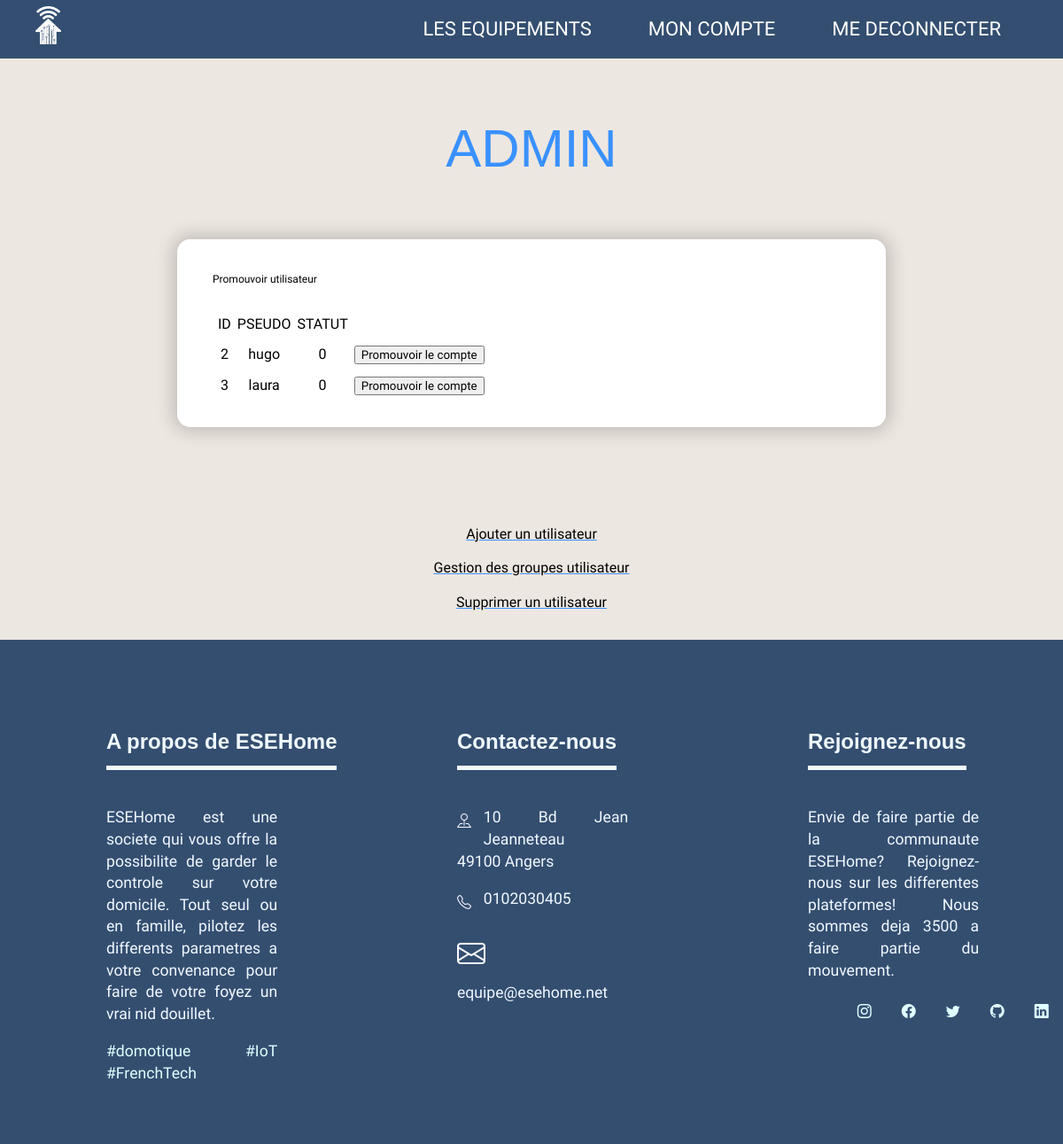
Screenshot of /DEV_PHP_WEB/promouvoirutilisateur.php (signed in) with the database file from the repository.
### tables this page shows
CREATE TABLE IF NOT EXISTS `users` (
    `id` int(11) NOT NULL AUTO_INCREMENT,
    `pseudo` varchar(255) NOT NULL,
    `password` varchar(255) NOT NULL,
    `creation_date` timestamp NOT NULL DEFAULT CURRENT_TIMESTAMP,
    `admin` bit NOT NULL DEFAULT 0,

    PRIMARY KEY (id)
);

### DEV_PHP_WEB/promouvoirutilisateur.php (the view, shortened to what this page needs)
<?php
	require 'inc/header.php';
	require 'inc/db.php';
	$sqlQueryAffiche = 'SELECT id, pseudo, admin FROM users WHERE admin = 0 ORDER BY pseudo';
	$recipesStatementAffiche = $pdo->prepare($sqlQueryAffiche);
	$recipesStatementAffiche->execute();
	$users = $recipesStatementAffiche->fetchAll();
?>
<link rel="stylesheet" href="css/inscription.css"/>
</head>
<body>
	<h1>ADMIN</h1>
	<div class="container contadm">
		<div class="formadm">
			<div class="main">
				<p>Promouvoir utilisateur</p>
				<table id="table">
				<tr>
					<th>ID</th>
					<th>PSEUDO</th>
					<th>STATUT</th>
				</tr>
				<?php
					foreach ($users as $recipe) {
				?>
					<form action="" method="post">
						<tr>
							<td><?php echo $recipe->id;?></td>
							<td><?php echo $recipe->pseudo;?></td>
							<td><?php echo $recipe->admin;?></td>
							<td><input type="hidden" name="datapromo" value="<?php echo $recipe->id; ?>">
								<button type="submit" name="formpromouser">Promouvoir le compte</button>
							</td>
						</tr>
					</form>
				<?php } ?>
				</table>
			</div>
		</div>
	</div>
	<div class="lien">
		<p><a href="ajouterutilisateur.php">Ajouter un utilisateur</a></p>
		<p><a href="gestionutilisateur.php">Gestion des groupes utilisateur</a></p>
		<p><a href="supprimerutilisateur.php">Supprimer un utilisateur</a></p>
	</div>
<?php require 'inc/footer.php';?>

### DEV_PHP_WEB/css/styles.css (style rules this page uses)
* { font-family: "Exo"; font-weight: 300; }

### DEV_PHP_WEB/css/header.css (style rules this page uses)
html, body { font-family: Roboto; font-size: 16px; line-height: 1.4; height: 100%; margin: 0 0 0 0; padding: 0; }
a { text-decoration: none; color: inherit; }
.container { padding: 60px 0 !important; }

### DEV_PHP_WEB/css/compte.css (style rules this page uses)
* { box-sizing: border-box; }
h1 { font-size: 1em; line-height: 1.4; font-family: 'Exo', sans-serif; color: #63CCC8; text-align: center; margin: 0; margin-top: 1em; padding: 0; }
.container { position: relative; display: flex; justify-content: center; align-items: center; width: 100%; height: 100%; margin: 0; padding: 10px 100px; margin-bottom: 300px; font-family: -apple-system, BlinkMacSystemFont, 'Segoe UI', Roboto, Oxygen, Ubuntu, Cantarell, 'Open Sans', 'Helvetica Neue', sans-serif; }
.formadm { max-width: 850px; background-color: #fff; box-shadow: 0px 0px 19px 5px rgba(0,0,0,0.19); }
.main { padding: 25px 40px; text-align: center; }
#table { border-spacing: 5px 10px; }
#table td { text-align: center; vertical-align: middle; }
.lien { text-align: center; margin: 0; font-weight: bold; text-decoration: underline #3991FF; padding-bottom: 15px; }

### DEV_PHP_WEB/css/inscription.css (style rules this page uses)
* { box-sizing: border-box; }
h1 { font-family: 'Work Sans', sans-serif; font-size: 60px; color: #3991FF; text-align: center; }
.container { position: unset; display: flex; justify-content: center; align-items: center; width: 100%; height: 100%; padding: 45px 100px; font-family: -apple-system, BlinkMacSystemFont, 'Segoe UI', Roboto, Oxygen, Ubuntu, Cantarell, 'Open Sans', 'Helvetica Neue', sans-serif; margin-bottom: 50px; }

### DEV_PHP_WEB/css/admin.css (style rules this page uses)
* { box-sizing: border-box; }
h1 { font-size: 1em; line-height: 1.4; font-family: 'Exo', sans-serif; color: #63CCC8; text-align: center; margin: 0; margin-top: 1em; padding: 0; }
.container { position: relative; display: flex; justify-content: center; align-items: center; width: 100%; height: 100%; margin: 0; padding: 10px 100px; font-family: -apple-system, BlinkMacSystemFont, 'Segoe UI', Roboto, Oxygen, Ubuntu, Cantarell, 'Open Sans', 'Helvetica Neue', sans-serif; }
.contadm { padding: 0; }
.formadm { max-width: 850px; background-color: #fff; border-radius: 15px; }
.main { height: fit-content; width: 70vw; min-width: 800px; max-width: 750px; background: white; margin: 0 auto; border-radius: 15px; border-bottom: 100px; position: relative; overflow: hidden; }
.main p { text-align: left !important; font-size: 12px; margin-bottom: 20px; }
#table { border-spacing: 5px 10px; }
#table td { text-align: center; vertical-align: middle; }
.lien { text-align: center; margin: 0; font-weight: bold; text-decoration: underline #3991FF; padding-bottom: 15px; }

### DEV_PHP_WEB/css/mesobjets.css (style rules this page uses)
* { box-sizing: border-box; font-family: "Exo"; font-weight: 300; }

### rows the page displays
users: id "2", pseudo "hugo", admin "0"
users: id "3", pseudo "laura", admin "0"
